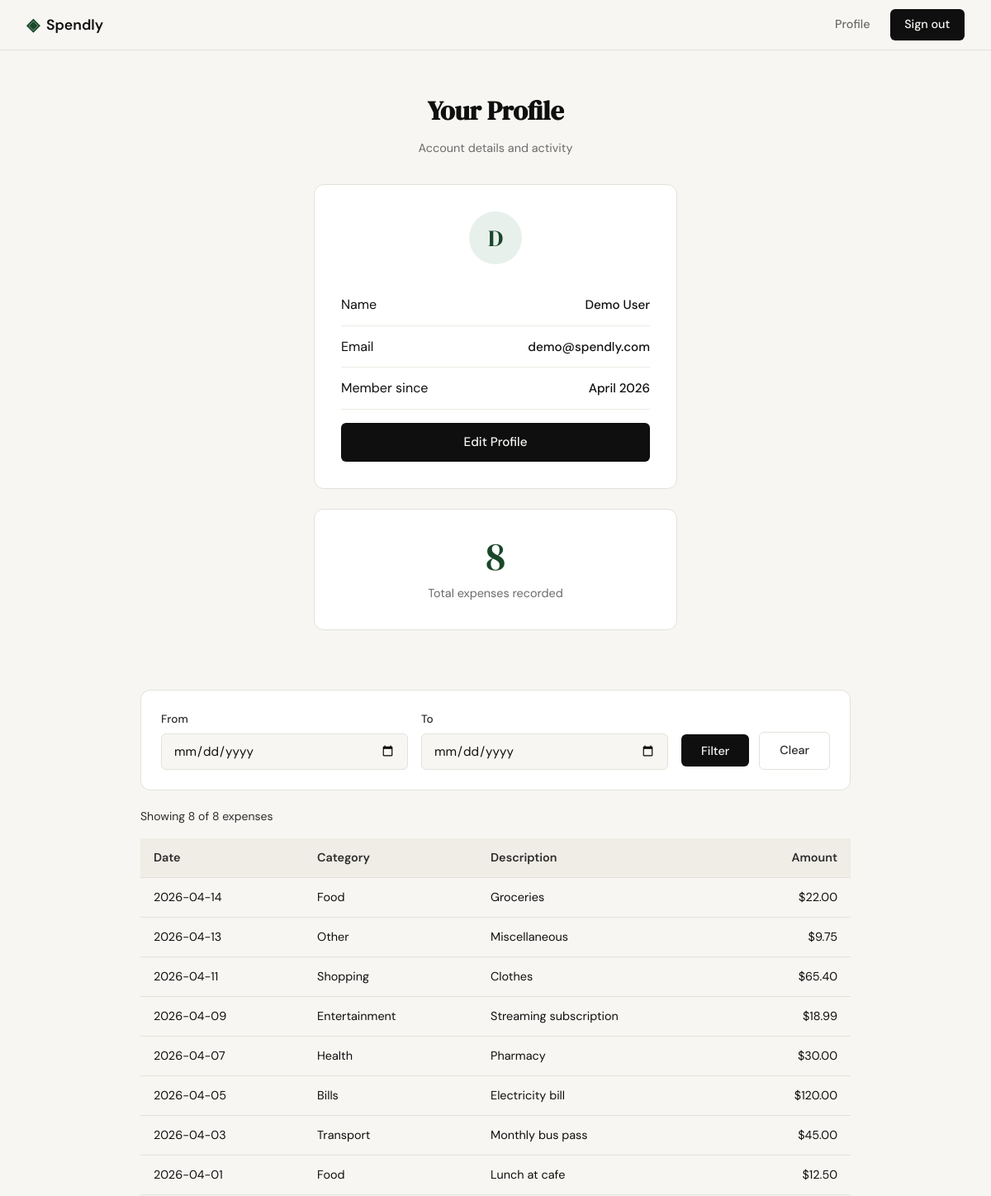
Page /profile (signed in, upper part) on the earlier database version.
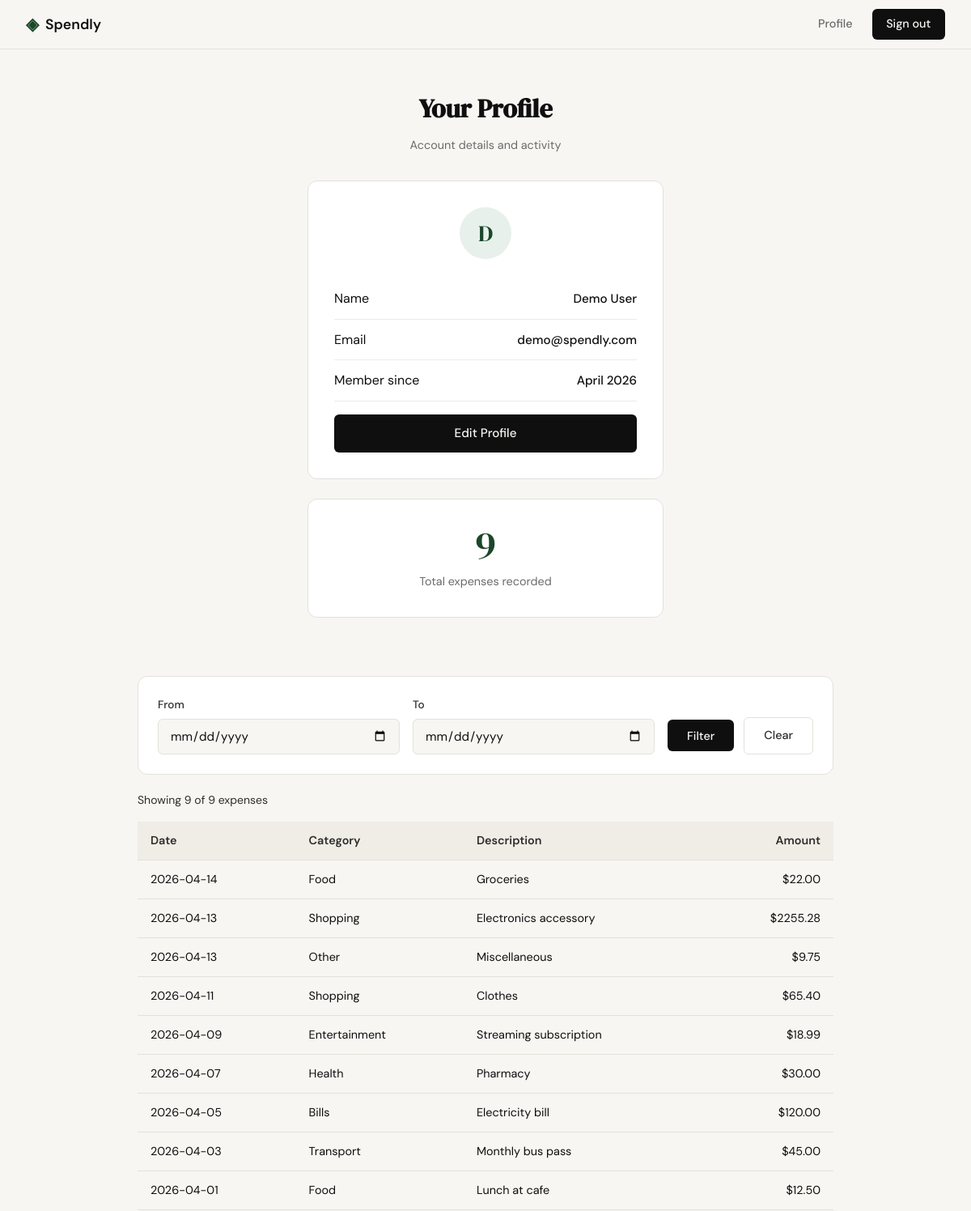
Same page on the later database version.
### tables this page shows
CREATE TABLE users (
            id            INTEGER PRIMARY KEY AUTOINCREMENT,
            name          TEXT    NOT NULL,
            email         TEXT    UNIQUE NOT NULL,
            password_hash TEXT    NOT NULL,
            created_at    TEXT    DEFAULT (datetime('now'))
        );

CREATE TABLE expenses (
            id          INTEGER PRIMARY KEY AUTOINCREMENT,
            user_id     INTEGER NOT NULL REFERENCES users(id),
            amount      REAL    NOT NULL,
            category    TEXT    NOT NULL,
            date        TEXT    NOT NULL,
            description TEXT,
            created_at  TEXT    DEFAULT (datetime('now'))
        );

### app.py (the view)
@app.route("/profile")
def profile():
    if not session.get("user_id"):
        return redirect(url_for("login"))
    conn = get_db()
    try:
        user = conn.execute(
            "SELECT id, name, email, created_at FROM users WHERE id = ?",
            (session["user_id"],),
        ).fetchone()
        if user is None:
            session.clear()
            return redirect(url_for("login"))
        expense_count = conn.execute(
            "SELECT COUNT(*) FROM expenses WHERE user_id = ?",
            (session["user_id"],),
        ).fetchone()[0]
        date_from = _parse_date(request.args.get("date_from", "").strip())
        date_to = _parse_date(request.args.get("date_to", "").strip())
        expenses = get_expenses_for_user(conn, session["user_id"], date_from, date_to)
        filtered_count = len(expenses)
    finally:
        conn.close()
    try:
        member_since = datetime.strptime(user["created_at"], "%Y-%m-%d %H:%M:%S").strftime("%B %Y")
    except (ValueError, TypeError):
        member_since = "—"
    return render_template(
        "profile.html",
        user=user,
        expense_count=expense_count,
        member_since=member_since,
        expenses=expenses,
        filtered_count=filtered_count,
        date_from=date_from,
        date_to=date_to,
    )

### app.py (called while the page is built)
def _parse_date(raw):
    try:
        datetime.strptime(raw, "%Y-%m-%d")
        return raw
    except ValueError:
        return ""

### database/db.py (called while the page is built)
def get_db():
    conn = sqlite3.connect("spendly.db")
    conn.row_factory = sqlite3.Row
    conn.execute("PRAGMA foreign_keys = ON")
    return conn

def get_expenses_for_user(conn, user_id, date_from="", date_to=""):
    query = "SELECT id, date, category, description, amount FROM expenses WHERE user_id = ?"
    params = [user_id]
    if date_from:
        query += " AND date >= ?"
        params.append(date_from)
    if date_to:
        query += " AND date <= ?"
        params.append(date_to)
    query += " ORDER BY date DESC, id DESC"
    return conn.execute(query, params).fetchall()

### templates/profile.html (shortened to what this page needs)
{% extends "base.html" %}
{% block content %}
<section class="auth-section">
    <div class="auth-container">
        <div class="auth-header">
            <h1 class="auth-title">Your Profile</h1>
            <p class="auth-subtitle">Account details and activity</p>
        </div>
        <div class="auth-card">
            <div class="profile-avatar">{{ user.name[0].upper() }}</div>
            <div class="profile-field">
                <span class="form-label">Name</span>
                <span class="profile-value">{{ user.name }}</span>
            </div>
            <div class="profile-field">
                <span class="form-label">Email</span>
                <span class="profile-value">{{ user.email }}</span>
            </div>
            <div class="profile-field">
                <span class="form-label">Member since</span>
                <span class="profile-value">{{ member_since }}</span>
            </div>
            <a href="{{ url_for('edit_profile_get') }}" class="btn-submit" style="display:inline-block;text-align:center;text-decoration:none;margin-top:1rem;">Edit Profile</a>
        </div>
        <div class="auth-card profile-stat-card">
            <span class="profile-stat-number">{{ expense_count }}</span>
            <span class="profile-stat-label">Total expenses recorded</span>
        </div>
    </div>
</section>
<section class="profile-expenses-section">
    <div class="profile-expenses-container">
        <form class="expense-filter" method="get" action="{{ url_for('profile') }}">
            <div class="expense-filter-row">
                <div class="form-group">
                    <label for="date_from">From</label>
                    <input type="date" id="date_from" name="date_from"
                           class="form-input" value="{{ date_from }}">
                </div>
                <div class="form-group">
                    <label for="date_to">To</label>
                    <input type="date" id="date_to" name="date_to"
                           class="form-input" value="{{ date_to }}">
                </div>
                <div class="expense-filter-actions">
                    <button type="submit" class="btn-primary">Filter</button>
                    <a href="{{ url_for('profile') }}" class="btn-ghost">Clear</a>
                </div>
            </div>
        </form>
        <p class="expense-summary">Showing {{ filtered_count }} of {{ expense_count }} expenses</p>
        {% if expenses %}
        <div class="expense-table-wrap">
            <table class="expense-table">
                <thead>
                    <tr>
                        <th>Date</th>
                        <th>Category</th>
                        <th>Description</th>
                        <th class="amount-col">Amount</th>
                    </tr>
                </thead>
                <tbody>
                    {% for e in expenses %}
                    <tr>
                        <td>{{ e.date }}</td>
                        <td>{{ e.category }}</td>
                        <td>{{ e.description or "&mdash;" }}</td>
                        <td class="amount-col">${{ "%.2f"|format(e.amount) }}</td>
                    </tr>
                    {% endfor %}
                </tbody>
            </table>
        </div>
        {% else %}
        <div class="expense-empty">
            <p>No expenses found for the selected period.</p>
        </div>
        {% endif %}
    </div>
</section>
{% endblock %}

### templates/base.html (shortened to what this page needs)
<!DOCTYPE html>
<html lang="en">
<head>
    <link rel="stylesheet" href="{{ url_for('static', filename='css/style.css') }}">
</head>
<body>
    <nav class="navbar">
        <div class="nav-inner">
            <a href="{{ url_for('landing') }}" class="nav-brand">
                <span class="brand-icon">◈</span>
                <span class="brand-name">Spendly</span>
            </a>
            <div class="nav-links">
                {% if session.get("user_id") %}
                    <a href="{{ url_for('profile') }}">Profile</a>
                    <a href="{{ url_for('logout') }}" class="nav-cta">Sign out</a>
                {% else %}
                    <a href="{{ url_for('login') }}">Sign in</a>
                    <a href="{{ url_for('register') }}" class="nav-cta">Get started</a>
                {% endif %}
            </div>
        </div>
    </nav>
    <main class="main-content">
        {% block content %}{% endblock %}
    </main>
</body>
</html>

Differences in the rows shown:
added expenses: date "2026-04-13", category "Shopping", description "Electronics accessory", amount "2255.28"
Other differences:
{{ expense_count }}: "8" → "9"
{{ filtered_count }}: "8" → "9"
